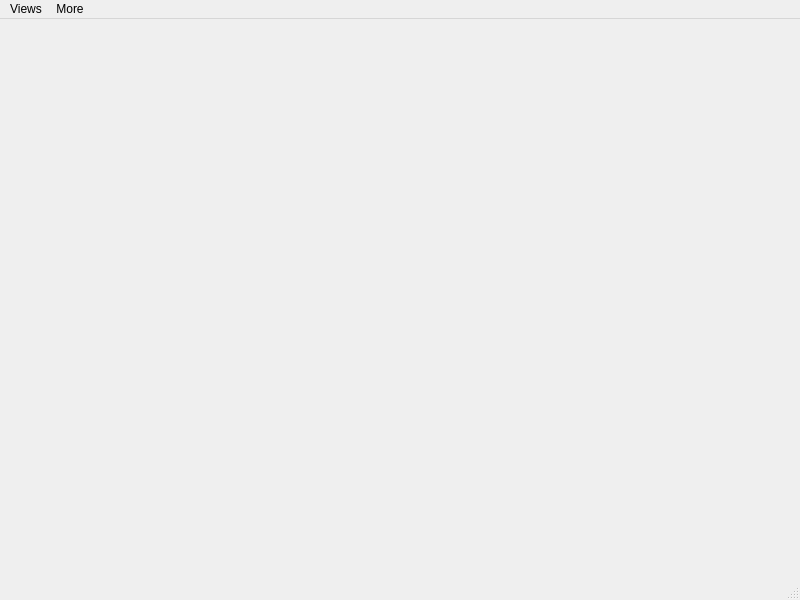
<?xml version="1.0" encoding="UTF-8"?>
<ui version="4.0">
 <class>MainWindow</class>
 <widget class="QMainWindow" name="MainWindow">
  <property name="geometry">
   <rect>
    <x>0</x>
    <y>0</y>
    <width>800</width>
    <height>600</height>
   </rect>
  </property>
  <property name="windowTitle">
   <string>MainWindow</string>
  </property>
  <widget class="QWidget" name="centralwidget"/>
  <widget class="QMenuBar" name="menubar">
   <property name="geometry">
    <rect>
     <x>0</x>
     <y>0</y>
     <width>800</width>
     <height>22</height>
    </rect>
   </property>
   <widget class="QMenu" name="menuViews">
    <property name="title">
     <string>Views</string>
    </property>
    <addaction name="actionThomas"/>
    <addaction name="actionloves"/>
    <addaction name="actionJean"/>
   </widget>
   <widget class="QMenu" name="menuMore">
    <property name="title">
     <string>More</string>
    </property>
    <addaction name="actionExit"/>
   </widget>
   <addaction name="menuViews"/>
   <addaction name="menuMore"/>
  </widget>
  <widget class="QStatusBar" name="statusbar"/>
  <action name="actionThomas">
   <property name="text">
    <string>Thomas</string>
   </property>
  </action>
  <action name="actionloves">
   <property name="text">
    <string>loves</string>
   </property>
  </action>
  <action name="actionJean">
   <property name="text">
    <string>Jean</string>
   </property>
  </action>
  <action name="actionExit">
   <property name="text">
    <string>Exit</string>
   </property>
  </action>
 </widget>
 <resources/>
 <connections/>
</ui>
